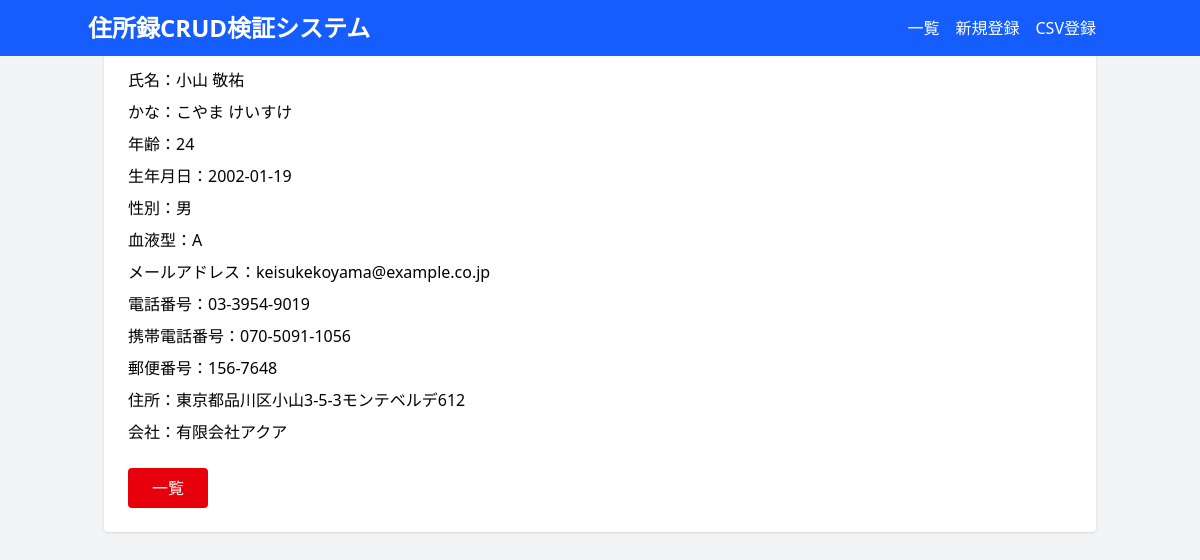
The page /detail/4 on the database its author committed.
### tables this page shows
CREATE TABLE addresses(
id INTEGER PRIMARY KEY AUTOINCREMENT,
name TEXT NOT NULL,
kana TEXT NOT NULL,
age INTEGER,
birthday TEXT,
gender TEXT,
blood_type TEXT,
email TEXT,
tel TEXT,
mobile TEXT,
postal_code TEXT,
address TEXT,
company TEXT,
created_at TIMESTAMP DEFAULT CURRENT_TIMESTAMP,
updated_at TIMESTAMP DEFAULT CURRENT_TIMESTAMP
);

### app.py (the view)
@app.route("/detail/<int:id>")
def detail(id):
    conn = get_db()
    cur = conn.cursor()
    cur.execute("""
        SELECT *
        FROM addresses
        WHERE id = ?
    """, (id,))
    record = cur.fetchone()
    conn.close()
    return render_template(
        "detail.html",
        record=record
    )

### app.py (called while the page is built)
def get_db():
    conn = sqlite3.connect(DB_NAME)
    conn.row_factory = sqlite3.Row
    return conn

### templates/detail.html (shortened to what this page needs)
{% extends "base.html" %}
{% block content %}
<div class="bg-white p-6 rounded shadow">
    <h2 class="text-xl font-bold mb-4 text-red-600">削除確認</h2>
    <div class="space-y-2 mb-6">
        <p>氏名：{{ record.name }}</p>
        <p>かな：{{ record.kana }}</p>
        <p>年齢：{{ record.age }}</p>
        <p>生年月日：{{ record.birthday }}</p>
        <p>性別：{{ record.gender }}</p>
        <p>血液型：{{ record.blood_type }}</p>
        <p>メールアドレス：{{ record.email }}</p>
        <p>電話番号：{{ record.tel }}</p>
        <p>携帯電話番号：{{ record.mobile }}</p>
        <p>郵便番号：{{ record.postal_code }}</p>
        <p>住所：{{ record.address }}</p>
        <p>会社：{{ record.company }}</p>
    </div>
    <form method="GET">
        <button class="bg-red-600 text-white px-6 py-2 rounded">一覧</button>
    </form>
</div>
{% endblock %}

### rows shown on the page
addresses: name "小山 敬祐", kana "こやま けいすけ", age "24", birthday "2002-01-19", gender "男", blood_type "A", email "keisukekoyama@example.co.jp", tel "03-3954-9019", mobile "070-5091-1056", postal_code "156-7648", address "東京都品川区小山3-5-3モンテベルデ612", company "有限会社アクア"
